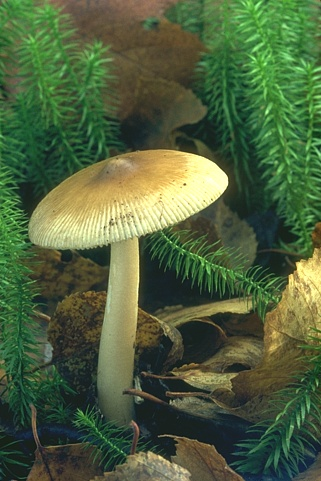
%> input picture HW1/208001.jpg, 321 x 481 px
$ octave aucookson_homework_1.m   (GNU Octave 9; MATLAB toolbox functions it lacks are replaced by stand-ins)
%> lines starting %> are read from the running program, lines starting %| are printed output that depends on the picture
### HW1/PSNR.m
function psnr = PSNR(x1, x2, R)
%PSNR Peak Signal-to-Noise Ratio of Two Images
    mse = immse(x1, x2);
    psnr = 10*log10(R^2 / mse);
end

### HW1/aucookson_homework_1.m
% Aidan Cookson
% ECE211A Homework 1
% 02/21/2020

% Prepare Ground Truth Image as 'x'
img_raw = imread('208001.jpg'); % Load Raw Image from Dataset
%> img_raw is the input picture: size 481x321x3 uint8; mean R, G, B 79.1, 97.8, 61.9
rect = [0 145 256 255];
img_cropped = imcrop(img_raw, rect); % Crop Image to 256 x 256 x 3
img_grey = rgb2gray(img_cropped); % Convert Image to GreyScale
x = im2double(img_grey);

% 2D Convolution on x using Normalized Identity Kernel 'h'
kernel_size = 21;
h = eye(21) ./ kernel_size; % Normalized Identity Matrix
y_noiseless = conv2(x, h); % Convolve input with kernel (x ** h), zero-padding edges (size 276 x 276)
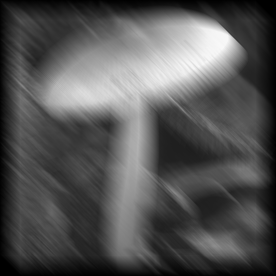
%> y_noiseless: size 276x276 double; min 0, max 0.975, mean 0.33
conv_size = size(y_noiseless, 1);
%> conv_size = 276

% Add Gaussian Noise to Noiseless y
var = (.01 * std2(x))^2; % Desired Gaussian Variance
%> var = 5.7e-06
y_noisy = imnoise(y_noiseless, 'gaussian', 0, var);

% Calculate PSNR and SSIM of Noiseless and Noisy Y
orig_size = size(y_noiseless, 1);
%> orig_size = 276
rect_crop_conv = [(orig_size-256)/2 (orig_size-256)/2 255 255]; % Take Center 256 x 256 of y images
%> rect_crop_conv = [10 10 255 255]
y_noiseless_crop = imcrop(y_noiseless, rect_crop_conv);
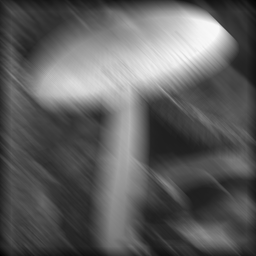
%> y_noiseless_crop: size 256x256 double; min 0.00635, max 0.975, mean 0.373
y_noisy_crop = imcrop(y_noisy, rect_crop_conv);

R = 255; % Image Data Range

psnr_x_ynoiseless = PSNR(x, y_noiseless_crop, R);
%> in PSNR, `mse = immse(x1, x2);`: mse = 0.00988
%> in PSNR, `psnr = 10*log10(R^2 / mse);`: psnr = 68.18
%> psnr_x_ynoiseless = 68.18
psnr_x_ynoisy = PSNR(x, y_noisy_crop, R);
%> psnr_x_ynoisy = 68.18
[ssim_x_ynoiseless, ~] = ssim(y_noiseless_crop, x);
%> ssim_x_ynoiseless = 0.432
[ssim_x_ynoisy, ~] = ssim(y_noisy_crop, x);
%> ssim_x_ynoisy = 0.431

% Naive Deconvolution of Noiseless and Noisy Y
H = fft2(h, conv_size, conv_size) + 1e-12;
Y_noisy = fft2(y_noisy);
Y_noiseless = fft2(y_noiseless);

rect_crop = [0 0 256 256];
x_hat_noisy_naive = imcrop(ifft2(Y_noisy ./ H), rect_crop); % F-1(Y / H)
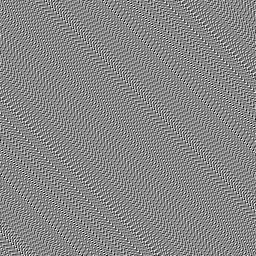
%> x_hat_noisy_naive: size 256x256 double; min -550648366.5, max 489476871, mean 86771; drawn with min black and max white
x_hat_noiseless_naive = imcrop(ifft2(Y_noiseless ./ H), rect_crop);

% Calculate PSNR and SSIM of X_Hat Naive Method
psnr_x_noiseless_naive = PSNR(x, x_hat_noiseless_naive, R);
%> psnr_x_noiseless_naive = 95.67
psnr_x_noisy_naive = PSNR(x, x_hat_noisy_naive, R);
%> psnr_x_noisy_naive = -117.1
[ssim_x_noiseless_naive, ~] = ssim(x_hat_noiseless_naive, x);
%> ssim_x_noiseless_naive = 0.995
[ssim_x_noisy_naive, ~] = ssim(x_hat_noisy_naive, x);
%> ssim_x_noisy_naive = -7.87e-16

% Wiener Deconvolution of Noiseles and Noisy Y
X = fft2(x, conv_size, conv_size);
psd_x = X .* conj(X);
psd_h = H .* conj(H);
x_hat_noiseless_wiener = ifft2((psd_h ./ (psd_h + 1 ./ psd_x)) .* (Y_noiseless ./ H));
x_hat_noiseless_wiener = imcrop(x_hat_noiseless_wiener, rect_crop);
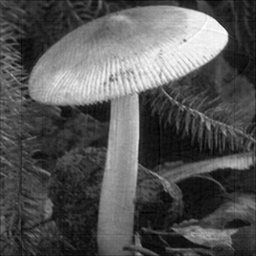
%> x_hat_noiseless_wiener: size 256x256 double; min 0.0552, max 1.03, mean 0.384; drawn with min black and max white
x_hat_noisy_wiener = ifft2((psd_h ./ (psd_h + 1 ./ psd_x)) .* (Y_noisy ./ H));
x_hat_noisy_wiener = imcrop(x_hat_noisy_wiener, rect_crop);
%> x_hat_noisy_wiener: size 256x256 double

% Calculate PSNR and SSIM of X_Hat Wiener Exact
psnr_x_noisy_wiener = PSNR(x, x_hat_noisy_wiener, R);
%> psnr_x_noisy_wiener = 77.33
[ssim_x_noisy_wiener, ~] = ssim(x_hat_noisy_wiener, x);
%> ssim_x_noisy_wiener = 0.814

% Power Spectral Density Estimation
X = fftshift(fft2(x, conv_size, conv_size));
noise = y_noisy - y_noiseless;
N = fftshift(fft2(noise, 276, 276));
psd_x = log10(X .* conj(X));
psd_n = log10(N .* conj(N));

% Prepare 2 Test Images
img_2 = imread('69015.jpg');
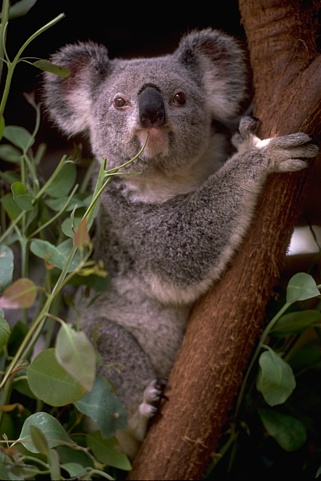
%> input picture HW1/69015.jpg, 321 x 481 px
%> img_2 is the input picture: size 481x321x3 uint8; mean R, G, B 71.1, 59.5, 47
img_3 = imread('295087.jpg');
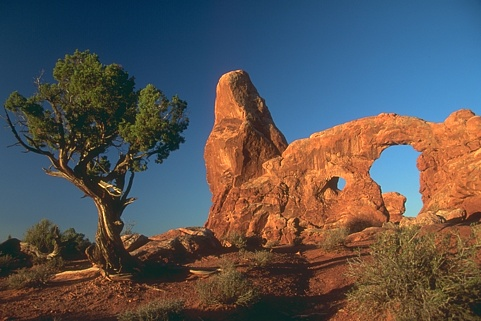
%> input picture HW1/295087.jpg, 481 x 321 px
%> img_3 is the input picture: size 321x481x3 uint8; mean R, G, B 88.3, 84.2, 84.3

rect_2 = [0 0 256 256];
img_cropped_2 = imcrop(img_2, rect_2); % Crop Image to 256 x 256 x 3
img_grey_2 = rgb2gray(img_cropped_2); % Convert Image to GreyScale
x_2 = im2double(img_grey_2);

rect_3 = [100 50 255 255];
img_cropped_3 = imcrop(img_3, rect_3); % Crop Image to 256 x 256 x 3
img_grey_3 = rgb2gray(img_cropped_3); % Convert Image to GreyScale
x_3 = im2double(img_grey_3);

X_2 = fftshift(fft2(x_2));
X_3 = fftshift(fft2(x_3));

psd_x_2 = log10(X_2 .* conj(X_2));
psd_x_3 = log10(X_3 .* conj(X_3));

% Estimate PSD Proportional to 1/w^2
psd_est = [linspace(1, conv_size/2, conv_size/2) linspace(conv_size/2, 1, conv_size/2)] / (conv_size/2);
psd_est = psd_est'.^2 * psd_est.^2;

x_hat_wiener_est = abs(ifft2((conj(psd_h) ./ (psd_h + psd_est)) .* (Y_noisy ./ H)));
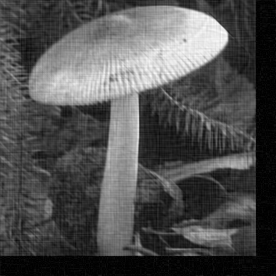
%> x_hat_wiener_est: size 276x276 double; min 6.93e-05, max 1.06, mean 0.333; drawn with min black and max white
x_hat_wiener_est = imcrop(x_hat_wiener_est, rect_crop);
%> x_hat_wiener_est: size 256x256 double

% Calculate PSNR and SSIM of X_Hat Wiener Estimated
psnr_x_wiener_est = PSNR(x, x_hat_wiener_est, R);
%> psnr_x_wiener_est = 75.96
[ssim_x_wiener_est, ~] = ssim(x_hat_wiener_est, x);
%> ssim_x_wiener_est = 0.75
